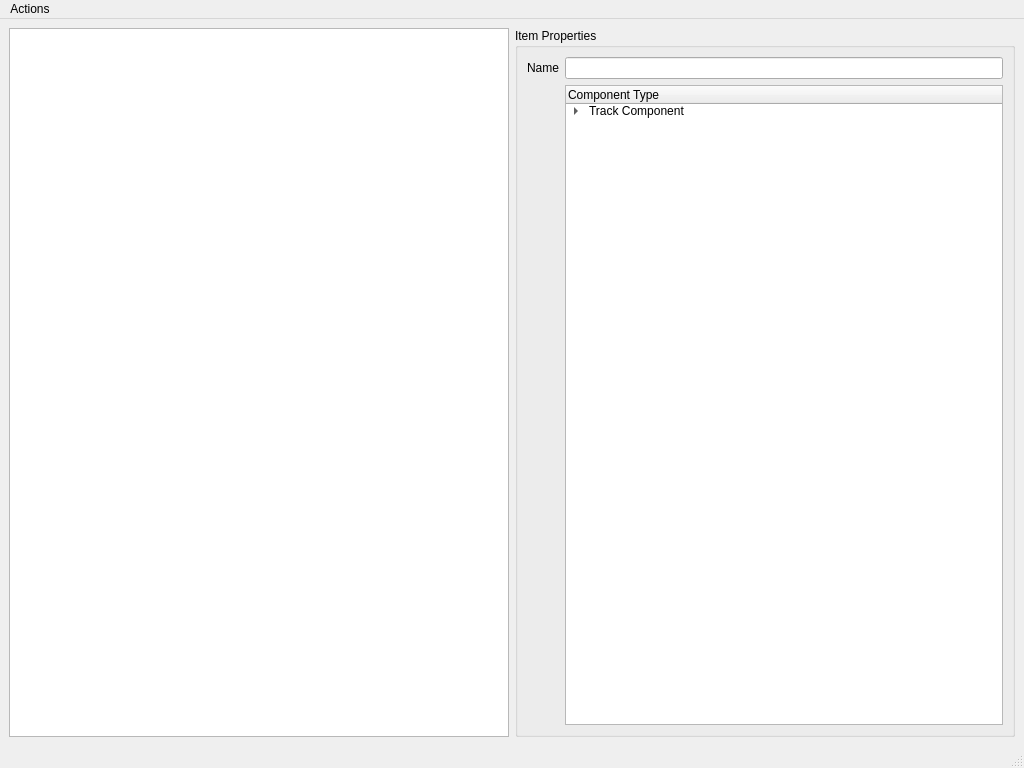
<?xml version="1.0" encoding="UTF-8"?>
<ui version="4.0">
 <class>MainWindow</class>
 <widget class="QMainWindow" name="MainWindow">
  <property name="geometry">
   <rect>
    <x>0</x>
    <y>0</y>
    <width>1024</width>
    <height>768</height>
   </rect>
  </property>
  <property name="windowTitle">
   <string>Spur</string>
  </property>
  <widget class="QWidget" name="centralwidget">
   <layout class="QVBoxLayout" name="verticalLayout">
    <item>
     <layout class="QHBoxLayout" name="horizontalLayout">
      <item>
       <widget class="Canvas" name="canvas">
        <property name="sizePolicy">
         <sizepolicy hsizetype="MinimumExpanding" vsizetype="Expanding">
          <horstretch>0</horstretch>
          <verstretch>0</verstretch>
         </sizepolicy>
        </property>
        <property name="cursor" stdset="0">
         <cursorShape>ArrowCursor</cursorShape>
        </property>
        <property name="mouseTracking">
         <bool>true</bool>
        </property>
       </widget>
      </item>
      <item>
       <widget class="QGroupBox" name="groupBox">
        <property name="title">
         <string>Item Properties</string>
        </property>
        <layout class="QGridLayout" name="gridLayout">
         <item row="0" column="1">
          <widget class="QLineEdit" name="lineEdit"/>
         </item>
         <item row="0" column="0">
          <widget class="QLabel" name="label">
           <property name="text">
            <string>Name</string>
           </property>
          </widget>
         </item>
         <item row="1" column="1">
          <widget class="QTreeWidget" name="treeWidget">
           <column>
            <property name="text">
             <string>Component Type</string>
            </property>
           </column>
           <item>
            <property name="text">
             <string>Track Component</string>
            </property>
            <item>
             <property name="text">
              <string>Timed Track</string>
             </property>
            </item>
            <item>
             <property name="text">
              <string>Physics Track</string>
             </property>
            </item>
           </item>
          </widget>
         </item>
        </layout>
       </widget>
      </item>
     </layout>
    </item>
   </layout>
  </widget>
  <widget class="QMenuBar" name="menubar">
   <property name="geometry">
    <rect>
     <x>0</x>
     <y>0</y>
     <width>1024</width>
     <height>21</height>
    </rect>
   </property>
   <widget class="QMenu" name="menuActions">
    <property name="title">
     <string>Actions</string>
    </property>
   </widget>
   <addaction name="menuActions"/>
  </widget>
  <widget class="QStatusBar" name="statusbar"/>
  <action name="action_add_component">
   <property name="text">
    <string>New Component</string>
   </property>
   <property name="shortcut">
    <string>N</string>
   </property>
  </action>
  <action name="action_delete_component">
   <property name="text">
    <string>Delete Component</string>
   </property>
   <property name="shortcut">
    <string>D</string>
   </property>
  </action>
  <action name="action_clone_component">
   <property name="text">
    <string>Clone Component</string>
   </property>
   <property name="shortcut">
    <string>C</string>
   </property>
  </action>
  <action name="actionMove_Component">
   <property name="text">
    <string>Move Component</string>
   </property>
  </action>
 </widget>
 <customwidgets>
  <customwidget>
   <class>Canvas</class>
   <extends>QGraphicsView</extends>
   <header>spur.gui.canvas.h</header>
  </customwidget>
 </customwidgets>
 <resources/>
 <connections/>
</ui>
